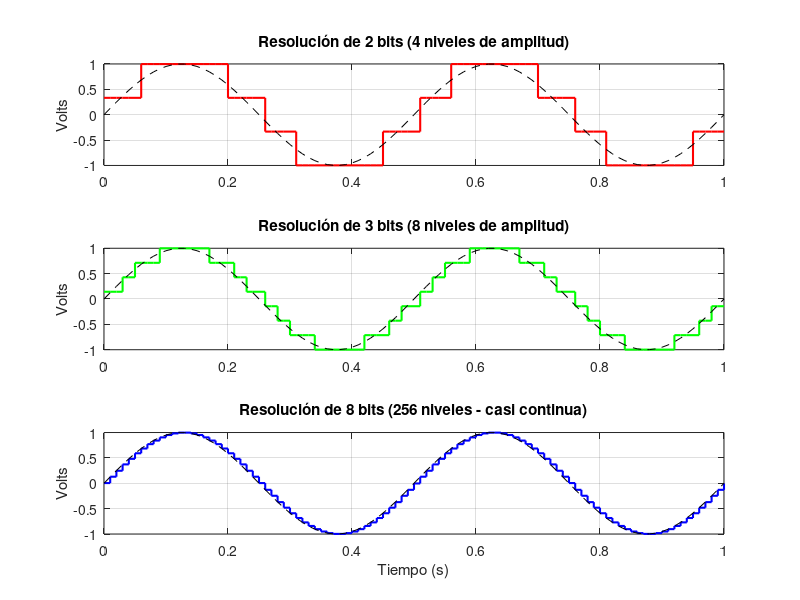

The MATLAB source for this figure:
clc; clear; close all;

% --- Parámetros ---
fs = 2;              % Frecuencia de la señal (Hz)
fm = 100;            % Frecuencia de muestreo (Hz)
T = 1;               % Duración en segundos
t = 0:1/fm:T;        % Vector de tiempo discreto

% --- Señal Continua (Muestreada) ---
x = sin(2*pi*fs*t);  % Amplitud entre -1 y 1 (Vpp = 2V)

% --- Función para cuantificar ---
% N: número de bits
cuantificar = @(sig, bits) ...
  round(((sig - min(sig)) / (max(sig) - min(sig))) * (2^bits - 1)) ... % Obtener el valor entero correspondiente al nivel de cuantificación
  * ((max(sig) - min(sig)) / (2^bits - 1)) + min(sig); % Multiplicar por el valor de paso y sumar el mínimo para obtener la señal cuantificada

% --- Generación en distintas resoluciones ---
x_2bits = cuantificar(x, 2); % 4 niveles de amplitud
x_3bits = cuantificar(x, 3); % 8 niveles de amplitud
x_8bits = cuantificar(x, 8); % 256 niveles de amplitud

% --- Gráfica comparativa ---
figure;
subplot(3,1,1);
stairs(t, x_2bits, 'r', 'LineWidth', 1.5); hold on; plot(t, x, 'k--');
title('Resolución de 2 bits (4 niveles de amplitud)'); ylabel('Volts'); grid on;

subplot(3,1,2);
stairs(t, x_3bits, 'g', 'LineWidth', 1.5); hold on; plot(t, x, 'k--');
title('Resolución de 3 bits (8 niveles de amplitud)'); ylabel('Volts'); grid on;

subplot(3,1,3);
stairs(t, x_8bits, 'b', 'LineWidth', 1.5); hold on; plot(t, x, 'k--');
title('Resolución de 8 bits (256 niveles - casi continua)'); ylabel('Volts'); grid on;
xlabel('Tiempo (s)');
